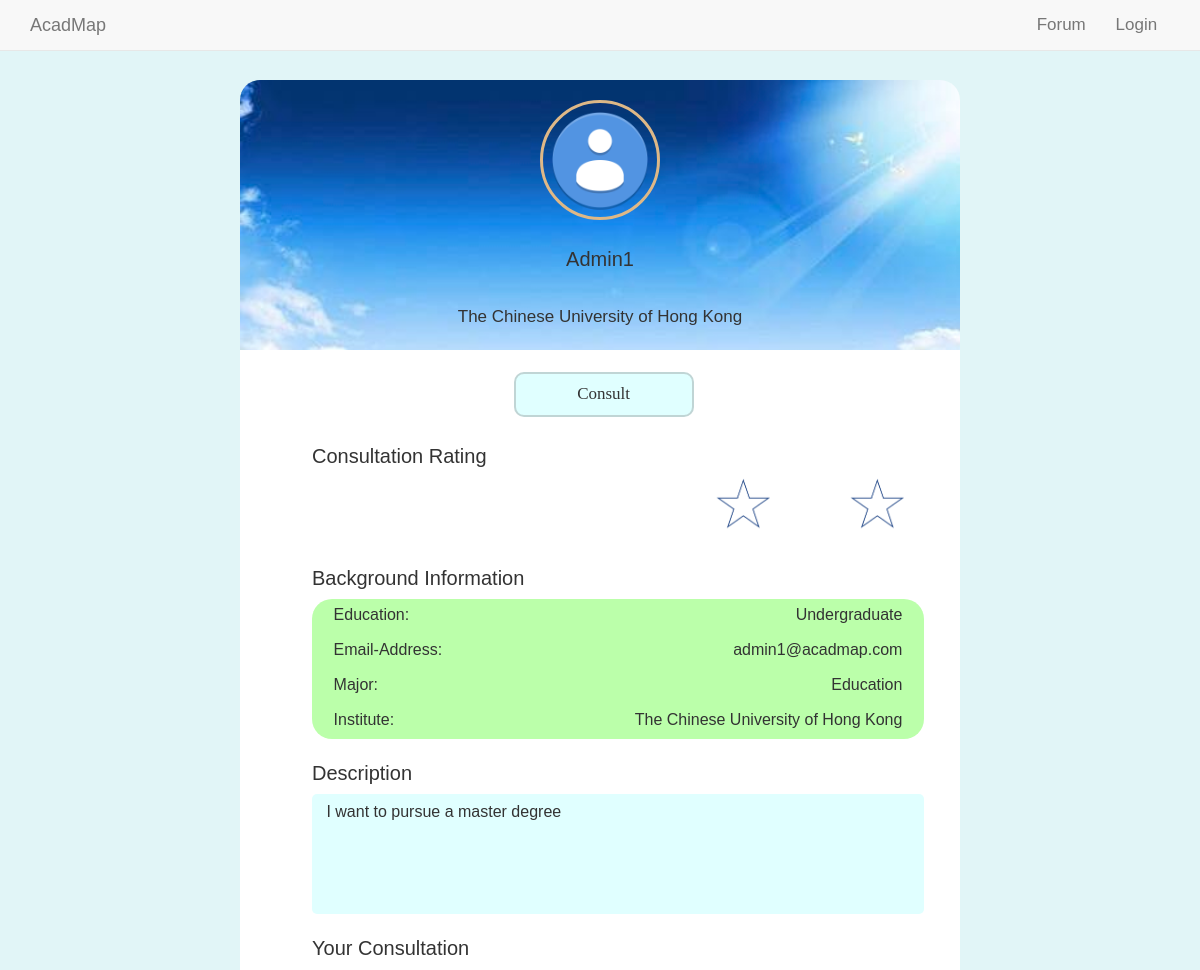
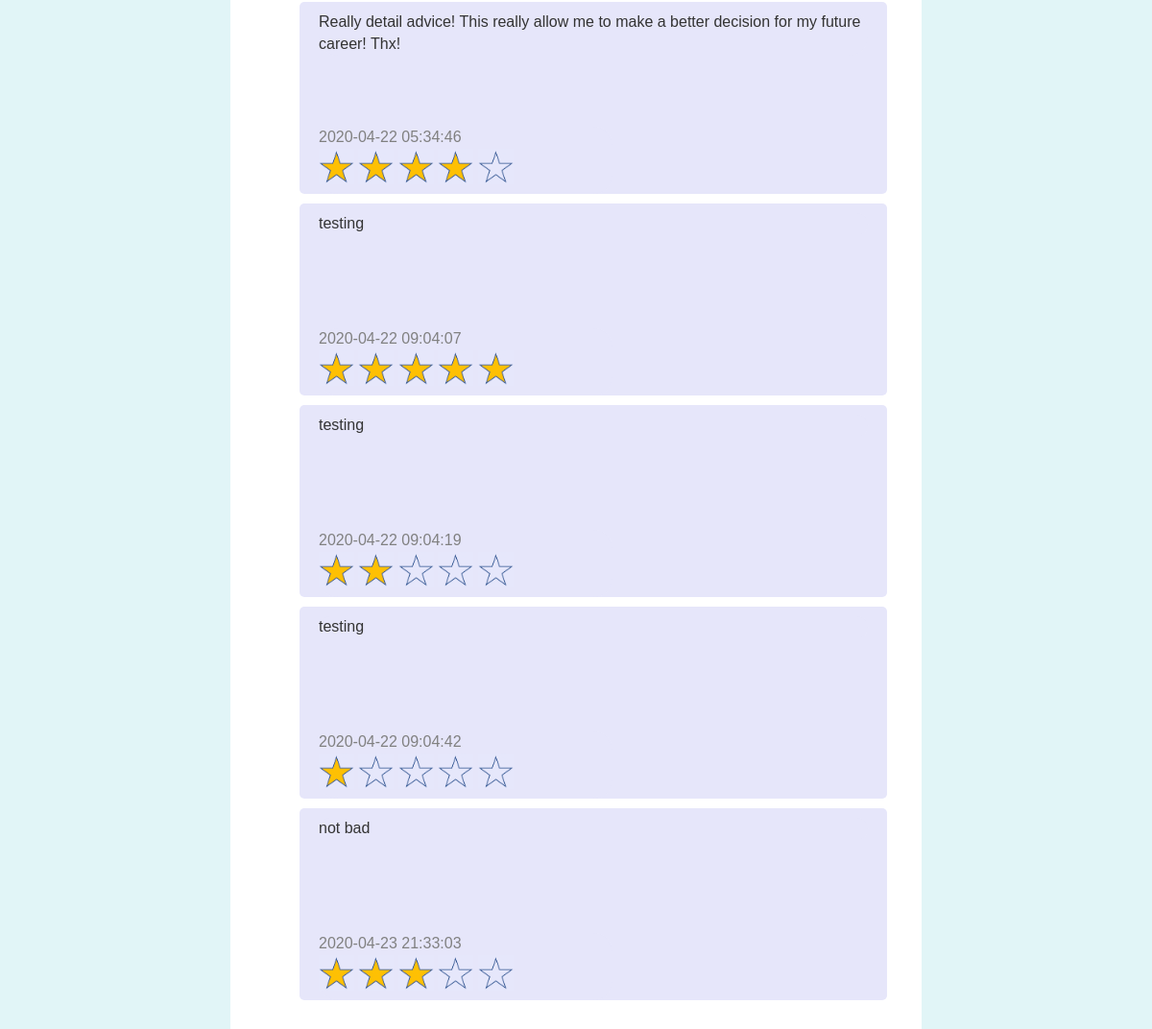
The app's page /forum_related/othersprofile.php?uid=1 with its own data (2 pictures, top to bottom).
### tables this page shows
CREATE TABLE `user_profile` (
  `user_id` int(8) UNSIGNED NOT NULL,
  `username` varchar(16) NOT NULL,
  `personal_picture` varchar(200) DEFAULT NULL,
  `education_level` varchar(64) NOT NULL,
  `personal_description` text NOT NULL,
  `major` varchar(120) NOT NULL,
  `user_level` varchar(15) NOT NULL DEFAULT 'member',
  `institute` varchar(40) DEFAULT NULL,
  `consult_rating` int(1) NOT NULL DEFAULT 0,
  `cvv` int(3) DEFAULT NULL,
  `expire_yr` int(4) DEFAULT NULL,
  `expire_mth` int(2) DEFAULT NULL,
  `cardnumber` int(16) DEFAULT NULL,
  `cardname` varchar(20) DEFAULT NULL
);

CREATE TABLE `user` (
  `user_id` int(8) UNSIGNED NOT NULL,
  `username` varchar(16) NOT NULL,
  `password` varchar(16) NOT NULL,
  `email_address` varchar(320) NOT NULL
);

CREATE TABLE `consultation_comment` (
  `user_id` int(8) NOT NULL,
  `author_id` int(8) NOT NULL,
  `score` int(1) NOT NULL,
  `comments` text NOT NULL,
  `comment_date` timestamp NOT NULL DEFAULT current_timestamp()
);

### forum_related/othersprofile.php (the view, shortened to what this page needs)
<!DOCTYPE html>
<html>
<head>
  <link rel="stylesheet" href="../css/bootstrap.min.css">
  <link rel="stylesheet" href="../css/main.css">
    <link rel="stylesheet" href="../css/post.css">
  <link rel="stylesheet" href="../css/profile.css">
	</head>
	<body>
		<div style="background-color: #e1f5f7">
		<div class="space1"></div>
		<?php
			include("../navbar.php");
			$uid = $_GET['uid'];
			$servername = "localhost";
			$username = "root";
			$password = "";
			$conn = new mysqli($servername, $username, $password, 'AcadMap');
			$commentsql = "SELECT * FROM user_profile WHERE user_id=$uid";
			$commentResult = mysqli_query($conn,$commentsql);
			$Commentinfo = mysqli_fetch_array($commentResult);
			echo "<div class='top1'><div class='circle1'></div>
				<div class='username1'>".$Commentinfo['username']."</div>
				<div class='institute1'>".$Commentinfo['institute']."</div>
				</div>";
		?>
		<div class="content1">
			<?php
				  if(isset($_SESSION["signed_in"])){
					  echo '<form id="myBtn" action="buildcroom.php" class="form-container">
								<input class="consult1"  type="submit" value="Consult">
							</form>';
				  }
				  else{
						echo '<input class="consult1" type="submit" value="Consult" disabled>';
				  }
			?>
			<div class="rank1">
				Consultation Rating
			</div>
			<?php
				$starsql = "SELECT consult_rating FROM user_profile WHERE user_id=$uid";
				$starResult = mysqli_query($conn,$starsql);
				$starinfo = mysqli_fetch_array($starResult);
				if($starinfo['consult_rating']>4){
					echo '<div class="ratings11"></div>
					<div class="ratings11 ratings2"></div>
					<div class="ratings11 ratings3"></div>
					<div class="ratings11 ratings4"></div>
					<div class="ratings11 ratings5"></div>';
				}
				else if($starinfo['consult_rating']>3){
					echo '<div class="ratings11"></div>
					<div class="ratings11 ratings2"></div>
					<div class="ratings11 ratings3"></div>
					<div class="ratings11 ratings4"></div>
					<div class="rating11 rating5"></div>';
				}
				else if($starinfo['consult_rating']>2){
					echo '<div class="ratings11"></div>
					<div class="ratings11 ratings2"></div>
					<div class="ratings11 ratings3"></div>
					<div class="rating11 rating4"></div>
					<div class="rating11 rating5"></div>';
				}
			?>
			<div class="bac-info1">Background Information</div>
				<?php
					$sql = "SELECT * FROM user WHERE user_id=$uid";
					$Result = mysqli_query($conn,$sql);
					$info = mysqli_fetch_array($Result);
					echo '<div class="status1" >
							Education:<div class="education1">'.$Commentinfo['education_level'].'</div>
						</div>
						<div class="email2" >Email-Address:
							<div class="email1">'.$info['email_address'].'</div>
						</div>
						<div class="major2" >Major:
							<div class="major1">'.$Commentinfo['major'].'</div>
						</div>
						<div class="user_status1">Institute:
							<div class="user_status2">'.$Commentinfo['institute'].'</div>
						</div>';
				?>
			<div class="des1">Description</div>
			<div rows="3" cols="10" class="description1">
			<?php
					echo $Commentinfo['personal_description'];
			?>
			</div>
			<div class="con1">
				Your Consultation
			</div>
			<?php
				$sql = "SELECT * FROM consultation_comment WHERE user_id=$uid";
				$Result = mysqli_query($conn,$sql);
				$col = mysqli_num_rows($Result);
				for ($x = 0; $x < $col; $x++) {
					$info = mysqli_fetch_array($Result);
					if($info['score']==0){
						echo '<div class="consultation_content1">
						<div style="margin:10px"><div style="padding:10px">
							<div class="text1">'.$info['comments'].'</div>
							<div class="day1">'.$info['comment_date'].'<br>
								<div class="star1"></div>
								<div class="star1"></div>
								<div class="star1"></div>
								<div class="star1"></div>
								<div class="star1"></div>
							</div></div>
						</div>
					  </div>';
					}
					else if($info['score']==1){
						echo '<div class="consultation_content1">
						<div style="margin:10px"><div style="padding:10px">
							<div class="text1">'.$info['comments'].'</div>
							<div class="day1">'.$info['comment_date'].'<br>
								<div class="star_s"></div>
								<div class="star1"></div>
								<div class="star1"></div>
								<div class="star1"></div>
								<div class="star1"></div>
							</div></div>
						</div>
					  </div>';
					}
					else if($info['score']==2){
						echo '<div class="consultation_content1">
						<div style="margin:10px"><div style="padding:10px">
							<div class="text1">'.$info['comments'].'</div>
							<div class="day1">'.$info['comment_date'].'<br>
								<div class="star_s"></div>
								<div class="star_s"></div>
								<div class="star1"></div>
								<div class="star1"></div>
								<div class="star1"></div>
							</div></div>
						</div>
					  </div>';
					}
					else if($info['score']==3){
						echo '<div class="consultation_content1">
						<div style="margin:10px"><div style="padding:10px">
							<div class="text1">'.$info['comments'].'</div>
							<div class="day1">'.$info['comment_date'].'<br>
								<div class="star_s"></div>
								<div class="star_s"></div>
								<div class="star_s"></div>
								<div class="star1"></div>
								<div class="star1"></div>
							</div></div>
						</div>
					  </div>';
					}
					else if($info['score']==4){
						echo '<div class="consultation_content1">
						<div style="margin:10px"><div style="padding:10px">
							<div class="text1">'.$info['comments'].'</div>
							<div class="day1">'.$info['comment_date'].'<br>
								<div class="star_s"></div>
								<div class="star_s"></div>
								<div class="star_s"></div>
								<div class="star_s"></div>
								<div class="star1"></div>
							</div></div>
						</div>
					  </div>';
					}
					else{
						echo '<div class="consultation_content1">
						<div style="margin:10px"><div style="padding:10px">
							<div class="text1">'.$info['comments'].'</div>
							<div class="day1">'.$info['comment_date'].'<br>
								<div class="star_s"></div>
								<div class="star_s"></div>
								<div class="star_s"></div>
								<div class="star_s"></div>
								<div class="star_s"></div>
							</div></div>
						</div>
					  </div>';
					}
				}
			?>
			<div class="space1"></div>
	</body>
</html>

### css/main.css (style rules this page uses)
body { padding-top: 50px; }

### css/post.css (style rules this page uses)
body { margin: 0; font-size: 17px; font-family: Arial, Helvetica, sans-serif; }
.content1 { padding: 0; margin: 2px auto 2px auto; width: 90%; }

### css/profile.css (style rules this page uses)
* { margin:0; padding:0; }
html { background-color: #98f5ff; }
.top1 { width:60%; height:270px; margin:0 auto; padding:20px 0; border-top-left-radius: 20px; border-top-right-radius: 20px; background-image: url(../assets/profile_bac.jpg); background-size: cover; }
.circle1 { width:120px; height:120px; border-radius: 60px; border-style: solid; border-color: burlywood; margin:0 auto; background-image: url(../assets/avatar.png); background-size: cover; }
.username1 { height:50px; margin:25px auto 10px; text-align: center; font-size: 20px; }
.institute1 { width:300px; height:50px; margin:0 auto; text-align: center; }
.content1 { width: 60%; margin:0 auto; background-color: white; }
.consult1 { display:inline-block; width: 25%; height:45px; margin-left:38%; margin-top:3%; font-size:17px; border-radius: 10px; border-style: solid; background-color: #e0ffff; font-family:Cooper Black; }
.rank1 { margin-left:10%; margin-top:25px; font-size: 20px; }
.rating11 { display:inline-block; margin-top:7px; margin-left:10%; width:57px; height:55px; background-size: cover; background-image: url(../assets/blank-star.png); }
.ratings11 { display:inline-block; margin-top:7px; margin-left:10%; width:57px; height:55px; background-size: cover; background-image: url(../assets/yellow-star.png); }
.bac-info1 { margin-left:10%; margin-top:25px; font-size: 20px; margin-bottom: 6px; }
.status1,.email2,.major2,.user_status1 { display: inline-block; margin-left:10%; background-color: #bfa; width:85%; height: 35px; border-style: none; border-width: 0.5px; border-color: #0bf; font-size:16px; padding:0 3%; padding-top: 5px; vertical-align: center; }
.education1,.email1,.major1,.user_status2 { float:right; }
.status1 { border-top-left-radius: 20px; border-top-right-radius: 20px; }
.user_status1 { border-bottom-left-radius: 20px; border-bottom-right-radius: 20px; }
.des1 { margin-left:10%; font-size: 20px; margin-top:20px; }
.description1 { width:85%; height:120px; margin-left:10%; margin-top:6px; font-size: 16px; border-color: gray; padding:1% 2%; border-radius: 5px; background-color: #e0ffff; }
.con1 { margin-left:10%; font-size: 20px; margin-top:20px; }
.consultation_content1 { margin-left:10%; margin-top:6px; width:85%; position: relative; height:200px; border-radius: 5px; background-color: #e6e6fa; }
.text1 { width:100%; height:50%; background-color: #e6e6fa; font-size: 16px; border-style: none; border-radius: 20px; }
.day1 { display:inline-block; width:50%; height:35%; color: grey;; position: absolute; bottom: 0px; background-color: #e6e6fa; font-size: 16px; border-radius: 20px; }
.star1 { display:inline-block; background-size: cover; background-image: url(../assets/blank-star1.png); width:37px; height:37px; }
.star_s { display:inline-block; background-size: cover; background-image: url(../assets/yellow-star1.png); width:37px; height:37px; }
.space1 { height:30px; }

### records on screen
user_profile: username "Admin1", institute "The Chinese University of Hong Kong", education_level "Undergraduate", major "Education", personal_description "I want to pursue a master degree"
user: email_address "admin1@acadmap.com"
consultation_comment: comments "Really detail advice! This really allow me to make a better decision for my future career! Thx!", comment_date "2020-04-22 05:34:46", score 4 (drawn)
consultation_comment: comments "testing", comment_date "2020-04-22 09:04:07"
consultation_comment: comments "testing", comment_date "2020-04-22 09:04:19", score 2 (drawn)
consultation_comment: comments "testing", comment_date "2020-04-22 09:04:42", score 1 (drawn)
consultation_comment: comments "not bad", comment_date "2020-04-23 21:33:03", score 3 (drawn)
